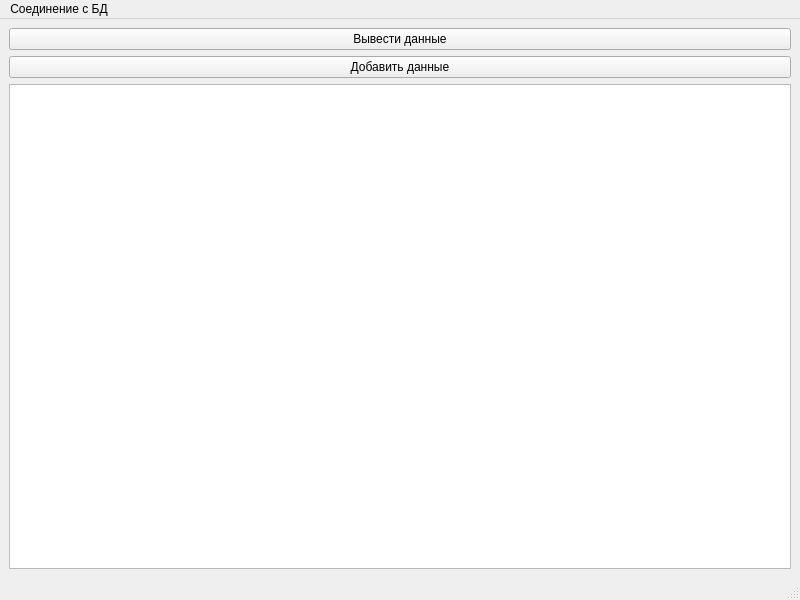
<?xml version="1.0" encoding="UTF-8"?>
<ui version="4.0">
 <class>MainWindow</class>
 <widget class="QMainWindow" name="MainWindow">
  <property name="geometry">
   <rect>
    <x>0</x>
    <y>0</y>
    <width>800</width>
    <height>600</height>
   </rect>
  </property>
  <property name="windowTitle">
   <string>MainWindow</string>
  </property>
  <widget class="QWidget" name="centralwidget">
   <layout class="QGridLayout" name="gridLayout">
    <item row="0" column="0">
     <widget class="QPushButton" name="pushButton">
      <property name="text">
       <string>Вывести данные</string>
      </property>
     </widget>
    </item>
    <item row="3" column="0">
     <widget class="QPushButton" name="pushButton_2">
      <property name="text">
       <string>Добавить данные</string>
      </property>
     </widget>
    </item>
    <item row="4" column="0">
     <widget class="QTableView" name="tableView"/>
    </item>
   </layout>
  </widget>
  <widget class="QMenuBar" name="menubar">
   <property name="geometry">
    <rect>
     <x>0</x>
     <y>0</y>
     <width>800</width>
     <height>26</height>
    </rect>
   </property>
   <widget class="QMenu" name="menu">
    <property name="title">
     <string>Соединение с БД</string>
    </property>
    <addaction name="action_3"/>
   </widget>
   <addaction name="menu"/>
  </widget>
  <widget class="QStatusBar" name="statusbar"/>
  <action name="action_3">
   <property name="text">
    <string>Соединение с БД</string>
   </property>
  </action>
 </widget>
 <resources/>
 <connections/>
</ui>
